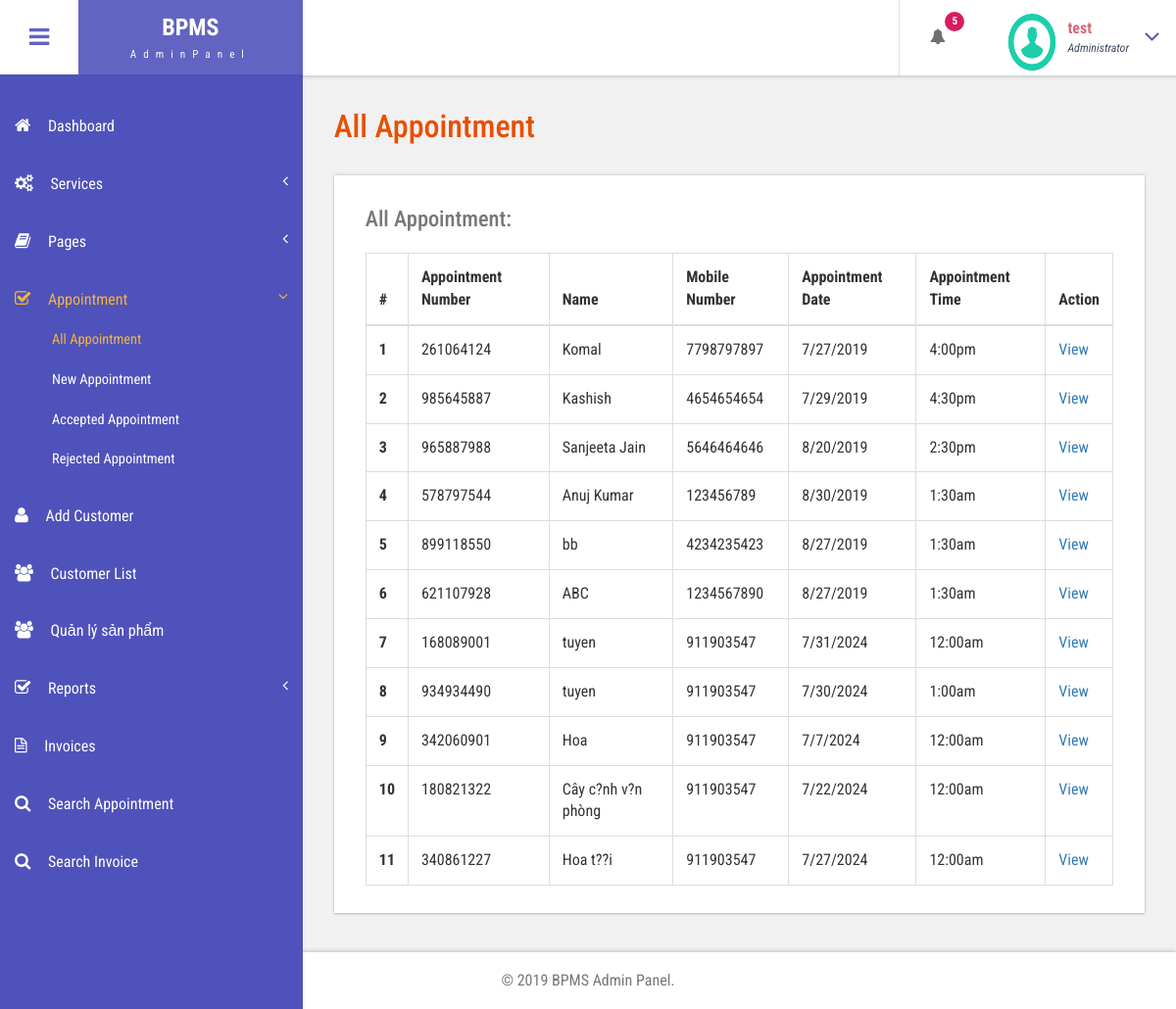
Page /bpms/admin/all-appointment.php (signed in) on the committed database.
### tables this page shows
CREATE TABLE `tblappointment` (
  `ID` int(10) NOT NULL,
  `AptNumber` varchar(80) DEFAULT NULL,
  `Name` varchar(120) DEFAULT NULL,
  `Email` varchar(120) DEFAULT NULL,
  `PhoneNumber` bigint(11) DEFAULT NULL,
  `AptDate` varchar(120) DEFAULT NULL,
  `AptTime` varchar(120) DEFAULT NULL,
  `Services` varchar(120) DEFAULT NULL,
  `ApplyDate` timestamp NULL DEFAULT current_timestamp(),
  `Remark` varchar(250) NOT NULL,
  `Status` varchar(50) NOT NULL,
  `RemarkDate` timestamp NOT NULL DEFAULT '0000-00-00 00:00:00' ON UPDATE current_timestamp()
);

### bpms/admin/all-appointment.php (the view, shortened to what this page needs)
<?php
include('includes/dbconnection.php');
if (strlen($_SESSION['bpmsaid']==0)) {
  header('location:logout.php');
  } else{
  ?>
<!DOCTYPE HTML>
<html>
<head>
<link href="css/bootstrap.css" rel='stylesheet' type='text/css' />
<link href="css/style.css" rel='stylesheet' type='text/css' />
<link href="css/font-awesome.css" rel="stylesheet">
<link href="css/animate.css" rel="stylesheet" type="text/css" media="all">
<link href="css/custom.css" rel="stylesheet">
</head>
<body class="cbp-spmenu-push">
	<div class="main-content">
		 <?php include_once('includes/sidebar.php');?>
		 <?php include_once('includes/header.php');?>
		<div id="page-wrapper">
			<div class="main-page">
				<div class="tables">
					<h3 class="title1">All Appointment</h3>
					<div class="table-responsive bs-example widget-shadow">
						<h4>All Appointment:</h4>
						<table class="table table-bordered"> <thead> <tr> <th>#</th> <th> Appointment Number</th> <th>Name</th><th>Mobile Number</th> <th>Appointment Date</th><th>Appointment Time</th><th>Action</th> </tr> </thead> <tbody>
<?php
$ret=mysqli_query($con,"select *from  tblappointment");
$cnt=1;
while ($row=mysqli_fetch_array($ret)) {
?>
						 <tr> <th scope="row"><?php echo $cnt;?></th> <td><?php  echo $row['AptNumber'];?></td> <td><?php  echo $row['Name'];?></td><td><?php  echo $row['PhoneNumber'];?></td><td><?php  echo $row['AptDate'];?></td> <td><?php  echo $row['AptTime'];?></td> <td><a href="view-appointment.php?viewid=<?php echo $row['ID'];?>">View</a></td> </tr>   <?php
$cnt=$cnt+1;
}?></tbody> </table>
					</div>
				</div>
			</div>
		</div>
		 <?php include_once('includes/footer.php');?>
	</div>
</body>
</html>
<?php }  ?>

### bpms/admin/includes/sidebar.php (shortened to what this page needs)
<div class=" sidebar" role="navigation">
          <div class="navbar-collapse">
      <nav class="cbp-spmenu cbp-spmenu-vertical cbp-spmenu-left" id="cbp-spmenu-s1">
        <ul class="nav" id="side-menu">
          <li>
            <a href="dashboard.php"><i class="fa fa-home nav_icon"></i>Dashboard</a>
          </li>
          <li>
            <a href="add-services.php"><i class="fa fa-cogs nav_icon"></i>Services<span class="fa arrow"></span> </a>
          </li>
          <li class="">
            <a href="about-us.php"><i class="fa fa-book nav_icon"></i>Pages <span class="fa arrow"></span></a>
          </li>
          <li>
            <a href="all-appointment.php"><i class="fa fa-check-square-o nav_icon"></i>Appointment<span class="fa arrow"></span></a>
            <ul class="nav nav-second-level collapse">
              <li>
                <a href="all-appointment.php">All Appointment</a>
              </li>
              <li>
                <a href="new-appointment.php">New Appointment</a>
              </li>
              <li>
                <a href="accepted-appointment.php">Accepted Appointment</a>
              </li>
              <li>
                <a href="rejected-appointment.php">Rejected Appointment</a>
              </li>
            </ul>
          </li>
          <li>
            <a href="add-customer.php" class="chart-nav"><i class="fa fa-user nav_icon"></i>Add Customer</a>
          </li>
           <li>
            <a href="customer-list.php" class="chart-nav"><i class="fa fa-users nav_icon"></i>Customer List</a>
          </li>
          <li>
            <a href="manageProduct.php" class="chart-nav"><i class="fa fa-users nav_icon"></i>Quản lý sản phẩm</a>
          </li>
            <li>
            <a href="#"><i class="fa fa-check-square-o nav_icon"></i>Reports<span class="fa arrow"></span></a>
          </li>
  <li>
            <a href="invoices.php" class="chart-nav"><i class="fa fa-file-text-o nav_icon"></i>Invoices</a>
          </li>
          <li>
            <a href="search-appointment.php" class="chart-nav"><i class="fa fa-search nav_icon"></i>Search Appointment</a>
          </li>
          <li>
            <a href="search-invoices.php" class="chart-nav"><i class="fa fa-search nav_icon"></i>Search Invoice</a>
          </li>
        </ul>
      </nav>
    </div>
  </div>

### bpms/admin/includes/header.php (shortened to what this page needs)
<div class="sticky-header header-section ">
      <div class="header-left">
        <button id="showLeftPush"><i class="fa fa-bars"></i></button>
        <div class="logo">
          <a href="index.html">
            <h1>BPMS</h1>
            <span>AdminPanel</span>
          </a>
        </div>
      </div>
      <div class="header-right">
        <div class="profile_details_left">
          <ul class="nofitications-dropdown">
            <?php
$ret1=mysqli_query($con,"select ID,Name from  tblappointment where Status=''");
$num=mysqli_num_rows($ret1);
?>
            <li class="dropdown head-dpdn">
              <a href="#" class="dropdown-toggle" data-toggle="dropdown" aria-expanded="false"><i class="fa fa-bell"></i><span class="badge blue"><?php echo $num;?></span></a>
            </li>
          </ul>
          <div class="clearfix"> </div>
        </div>
        <div class="profile_details">
        <?php
$adid=$_SESSION['bpmsaid'];
$ret=mysqli_query($con,"select AdminName from tbladmin where ID='$adid'");
$row=mysqli_fetch_array($ret);
$name=$row['AdminName'];
?>
          <ul>
            <li class="dropdown profile_details_drop">
              <a href="#" class="dropdown-toggle" data-toggle="dropdown" aria-expanded="false">
                <div class="profile_img">
                  <span class="prfil-img"><img src="images/download (1).png" alt="" width="50" height="60"> </span>
                  <div class="user-name">
                    <p><?php echo $name; ?></p>
                    <span>Administrator</span>
                  </div>
                  <i class="fa fa-angle-down lnr"></i>
                  <div class="clearfix"></div>
                </div>
              </a>
            </li>
          </ul>
        </div>
      </div>
      <div class="clearfix"> </div>
    </div>

### bpms/admin/includes/footer.php
<div class="footer">
   <p>&copy; 2019 BPMS Admin Panel.</p>
</div>

### bpms/admin/css/custom.css (style rules this page uses)
#page-wrapper { padding:7em 2em 2.5em; background-color: #F1F1F1; }
.sidebar .arrow { float: right; }
.sidebar .fa.arrow:before { content: "\f104"; }
.sidebar .active>a>.fa.arrow:before { content: "\f107"; }
.sidebar .nav-second-level li, .sidebar .nav-third-level li { border-bottom: 0!important; margin-bottom: 0; }
.sidebar .nav-second-level li a { padding-left: 53px; font-size: .9em; }

### rows in the picture
tblappointment: AptNumber "261064124", Name "Komal", PhoneNumber "7798797897", AptDate "7/27/2019", AptTime "4:00pm"
tblappointment: AptNumber "985645887", Name "Kashish", PhoneNumber "4654654654", AptDate "7/29/2019", AptTime "4:30pm"
tblappointment: AptNumber "965887988", Name "Sanjeeta Jain", PhoneNumber "5646464646", AptDate "8/20/2019", AptTime "2:30pm"
tblappointment: AptNumber "578797544", Name "Anuj Kumar", PhoneNumber "123456789", AptDate "8/30/2019", AptTime "1:30am"
tblappointment: AptNumber "899118550", Name "bb", PhoneNumber "4234235423", AptDate "8/27/2019", AptTime "1:30am"
tblappointment: AptNumber "621107928", Name "ABC", PhoneNumber "1234567890", AptDate "8/27/2019", AptTime "1:30am"
tblappointment: AptNumber "168089001", Name "tuyen", PhoneNumber "911903547", AptDate "7/31/2024", AptTime "12:00am"
tblappointment: AptNumber "934934490", Name "tuyen", PhoneNumber "911903547", AptDate "7/30/2024", AptTime "1:00am"
tblappointment: AptNumber "342060901", Name "Hoa", PhoneNumber "911903547", AptDate "7/7/2024", AptTime "12:00am"
tblappointment: AptNumber "180821322", Name "Cây c?nh v?n phòng", PhoneNumber "911903547", AptDate "7/22/2024", AptTime "12:00am"
tblappointment: AptNumber "340861227", Name "Hoa t??i", PhoneNumber "911903547", AptDate "7/27/2024", AptTime "12:00am"

### other values in the picture
$num "5"
$name "test"
